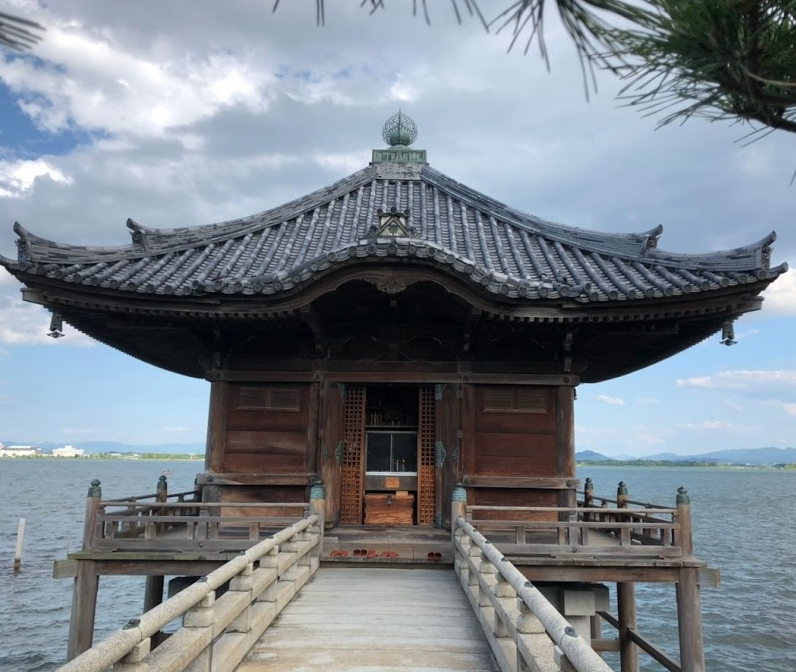
#> input picture code/test.png, 796 x 672 px
$ python example.py
#> lines starting #> are read from the running program, lines starting #| are printed output that depends on the picture
#> further down, img_source is the input picture: shape (672, 796, 3); mean B, G, R 139.8, 131.1, 122.8
### code/vonKriesAdaptor.py
import cv2
import numpy as np

def adapt(img, ref_white):
    img = cv2.cvtColor(img, cv2.COLOR_BGR2XYZ)
#> img: shape (672, 796, 3); mean of channels 0, 1, 2 122.8, 130, 150.5

    max_x = np.percentile(img[..., 0], 95)
#> max_x = 202
    max_y = np.percentile(img[..., 1], 95)
#> max_y = 215
    max_z = np.percentile(img[..., 2], 95)
#> max_z = 255

    img_white = np.array([max_x, max_y, max_z])
#> img_white = [202, 215, 255]

    factor = ref_white / img_white
#> factor = [0.0047, 0.00465, 0.00427]

    img = img * factor * 255
#> img: shape (672, 796, 3) float64; mean of channels 0, 1, 2 147.3, 154.2, 163.8
    img = img.astype(np.float32)
#> img: shape (672, 796, 3) float32; mean of channels 0, 1, 2 147.2, 154.1, 163.8

    img = cv2.cvtColor(img, cv2.COLOR_XYZ2BGR)
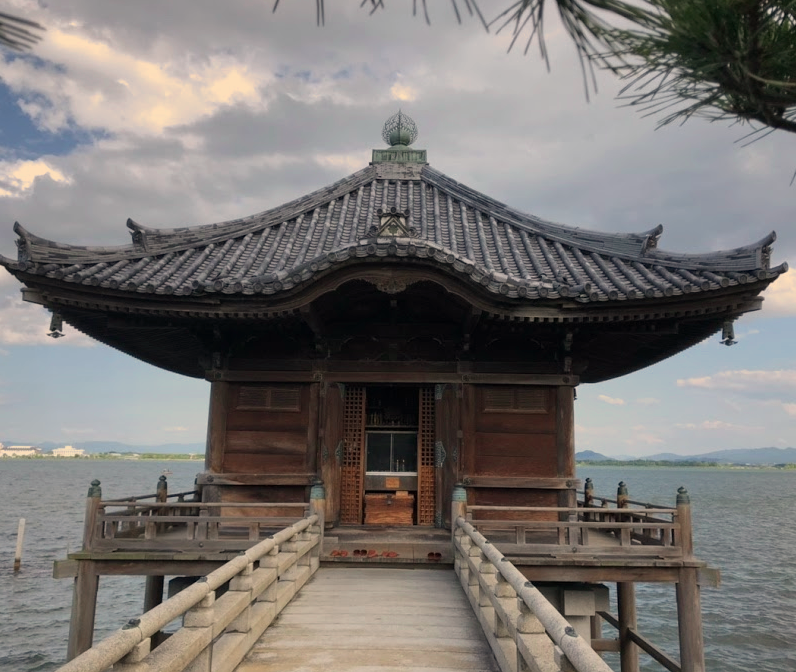
#> img: shape (672, 796, 3) float32; mean B, G, R 150, 153.2, 158.7; drawn with min black and max white

    return img

illuminant_table = {
    "a": [1.0985, 1.0000, 0.3558],
    "b": [0.9909, 1.0000, 0.8531],
    "c": [0.9807, 1.0000, 1.1822],
    "e": [1.000, 1.000, 1.000],
    "d50": [0.9642, 1.0000, 0.8251],
    "d55": [0.9568, 1.0000, 0.9214],
    "d65": [0.9504, 1.0000, 1.0888],
    "d75": [0.9496, 1.0000, 1.2261],
    "icc": [0.9642, 1.000, 0.8249],
}

def white(illuminant='icc'):
    illuminant = illuminant.lower()
    return np.array(illuminant_table[illuminant])

### code/example.py
import cv2
import numpy as np
import colour
import vonKriesAdaptor

# 利用 opencv 讀入影像
img_source = cv2.imread('test.png')

# 獲取 CIE 標轉光源的參考白（a/b/c/e/d50/d55/d65/d75/icc）：
ref_white = vonKriesAdaptor.white("d65")

# 或是利用 colour 函式庫獲取某色溫對應的 xyz 值
# ref_white = colour.xy_to_XYZ(colour.CCT_to_xy(12000))

# 光源轉換
img_target = vonKriesAdaptor.adapt(img_source, ref_white)

cv2.imwrite("result.png", img_target)
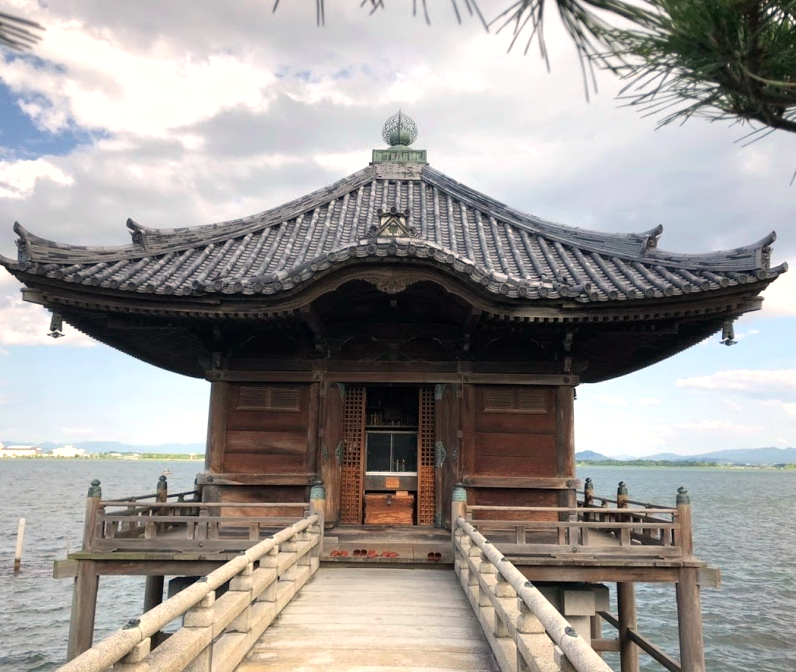
#> saved as result.png: shape (672, 796, 3); mean B, G, R 149.9, 152.6, 156.9
cv2.imshow("result", img_target / 255)
cv2.waitKey(0)
